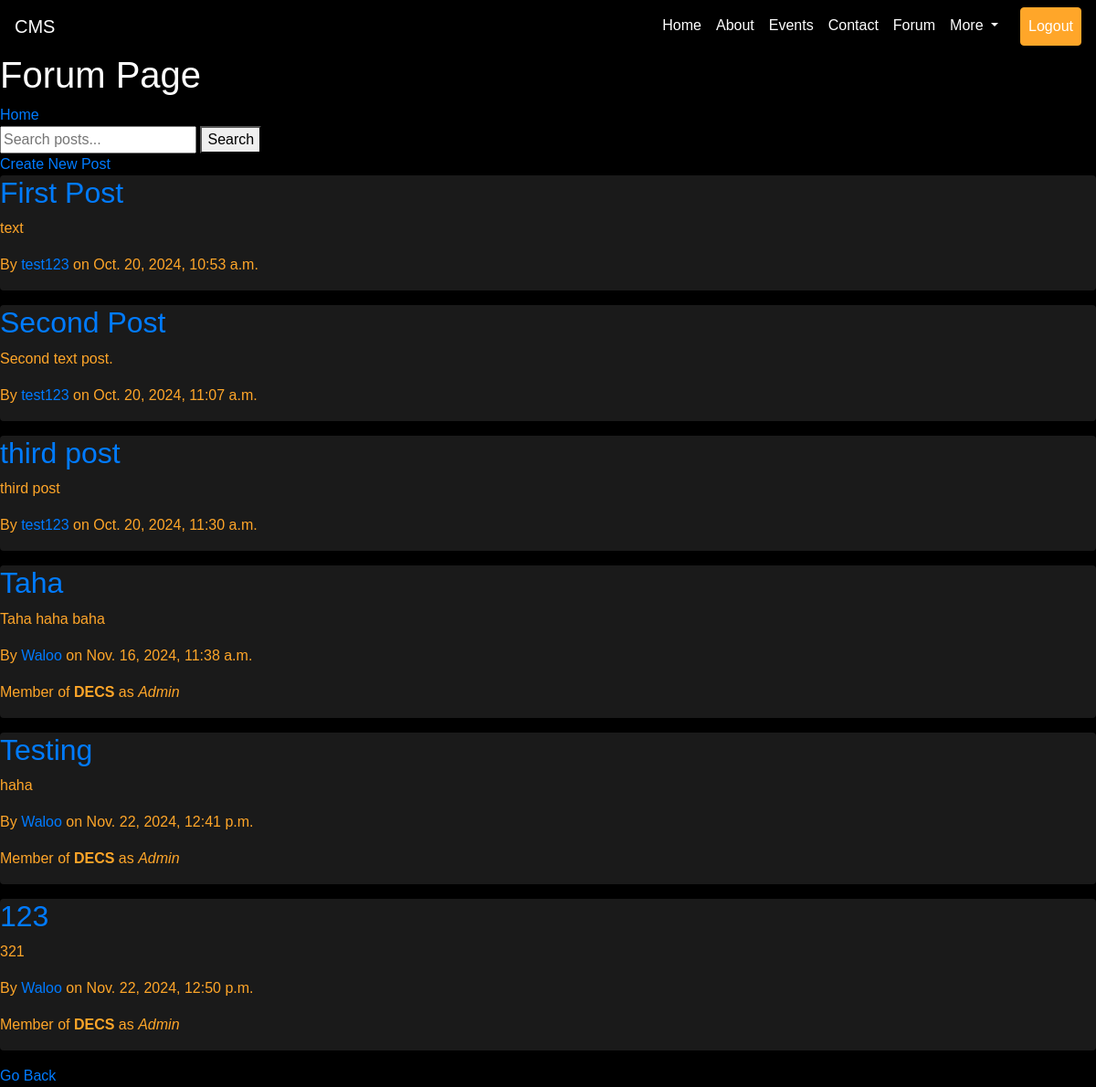
The app's page /forum/ with its own data.
### forum/models.py (models this page shows, shortened)
class Post(models.Model):
    title = models.CharField(max_length=255)
    content = models.TextField()
    author = models.ForeignKey(CustomUser, on_delete=models.CASCADE)
    created_at = models.DateTimeField(auto_now_add=True)

### loginreg/models.py (models this page shows, shortened)
class CustomUser(AbstractUser):
    isadmin = models.BooleanField(default=False)
    profile_picture = models.ImageField(upload_to="profile_pictures/", default="profile_pictures/default.png")

### Society/models.py (models this page shows, shortened)
class Society(models.Model):
    name = models.CharField(max_length=255, unique=True)
    description = models.TextField(blank=True)
    created_at = models.DateTimeField(auto_now_add=True)
    admins = models.ManyToManyField(CustomUser, related_name='society_admins')
    members = models.ManyToManyField(CustomUser, related_name='society_members', blank=True)
    email = models.EmailField(blank=True)
    phone_number = models.CharField(max_length=15, blank=True)

### forum/views.py (the view)
# urls.py: path('forum/',forumview.forum_page,name='forumhome'),
def forum_page(request):
    query = request.GET.get('q')
    if query:
        posts = Post.objects.filter(title__icontains=query)
    else:
        posts = Post.objects.all()
    posts_with_societies = []
    for post in posts:
        author_societies = []
        if post.author.is_authenticated:
            societies = Society.objects.filter(members=post.author) | Society.objects.filter(admins=post.author)
            for society in societies:
                position = "Admin" if society.admins.filter(id=post.author.id).exists() else "Member"
                author_societies.append({'society_name': society.name, 'position': position})
        posts_with_societies.append({'post': post, 'author_societies': author_societies})
    return render(request, 'forum.html', {'posts_with_societies': posts_with_societies})

### Templates/forum.html (shortened to what this page needs)
<!DOCTYPE html>
<html lang="en">
<head>
    <link rel="stylesheet" href="https://cdn.jsdelivr.net/npm/bootstrap@4.3.1/dist/css/bootstrap.min.css">
    {% load static %}
</head>
<body>
    <nav class="navbar navbar-expand-lg navbar-dark bg-transparent">
        <a class="navbar-brand" href="#">CMS</a>
        <div class="collapse navbar-collapse" id="navbarNav">
            <ul class="navbar-nav ml-auto">
                <li class="nav-item active">
                    <a class="nav-link" href="{% url 'home' %}">Home <span class="sr-only">(current)</span></a>
                </li>
                <li class="nav-item">
                    <a class="nav-link" href="#">About</a>
                </li>
                <li class="nav-item">
                    <a class="nav-link" href="#">Events</a>
                </li>
                <li class="nav-item">
                    <a class="nav-link" href="#">Contact</a>
                </li>
                <li class="nav-item">
                    <a class="nav-link" href="{% url 'forumhome'%}">Forum</a>
                </li>
                <li class="nav-item dropdown">
                    <a class="nav-link dropdown-toggle" href="#" id="navbarDropdown" role="button" data-toggle="dropdown" aria-haspopup="true" aria-expanded="false">
                        More
                    </a>
                </li>
                <li class="nav-item">
                    <a href="{% url 'logout' %}" class="nav-link btn btn-primary text-white ml-3">Logout</a>
                </li>
            </ul>
        </div>
    </nav>
    <h1>Forum Page</h1>
    <a href="{% url 'home' %}">Home</a>
    <form method="GET" action="">
        <input type="text" name="q" placeholder="Search posts..." value="{{ request.GET.q }}">
        <button type="submit">Search</button>
    </form>
    <a href="{% url 'forumcreate' %}">Create New Post</a>
    {% for item in posts_with_societies %}
    <div class="card mb-3">
        <h2><a href="{% url 'forumpostdetail' item.post.id %}">{{ item.post.title }}</a></h2>
        <p>{{ item.post.content|truncatewords:20 }}</p>
        <p>By <a href="{% url 'user_profile' item.post.author.username %}">{{ item.post.author.username }}</a> on {{ item.post.created_at }}</p>
        {% for society in item.author_societies %}
            <p>Member of <strong>{{ society.society_name }}</strong> as <em>{{ society.position }}</em></p>
        {% endfor %}
    </div>
{% endfor %}
    <a href="{% url 'home'%}">Go Back</a>
</body>
</html>

### Templates/forum.html (style rules this page uses)
body { font-family: 'c', sans-serif; background-color: #000; color: #FFFFFF; }
.navbar { background-color: rgba(0, 0, 0, 0.5) !important; z-index: 2; position: relative; }
.navbar-brand, .nav-link { color: #fff !important; }
.btn-primary { background-color: #ffa629; border-color: #ffa629; color: #000; }
.card { background-color: #1a1a1a; color: #ffa629; border: none; }

### records on screen
Post: post "First Post", post.content "text", post.author.username "test123", post.created_at "Oct. 20, 2024, 10:53 a.m."
Post: post "Second Post", post.content "Second text post.", post.author.username "test123", post.created_at "Oct. 20, 2024, 11:07 a.m."
Post: post "third post", post.content "third post", post.author.username "test123", post.created_at "Oct. 20, 2024, 11:30 a.m."
Post: post "Taha", post.content "Taha haha baha", post.author.username "Waloo", post.created_at "Nov. 16, 2024, 11:38 a.m.", position "Admin"
Society: society_name "DECS" "DECS" "DECS"
Post: post "Testing", post.content "haha", post.author.username "Waloo", post.created_at "Nov. 22, 2024, 12:41 p.m.", position "Admin"
Post: post "123", post.content "321", post.author.username "Waloo", post.created_at "Nov. 22, 2024, 12:50 p.m.", position "Admin"
